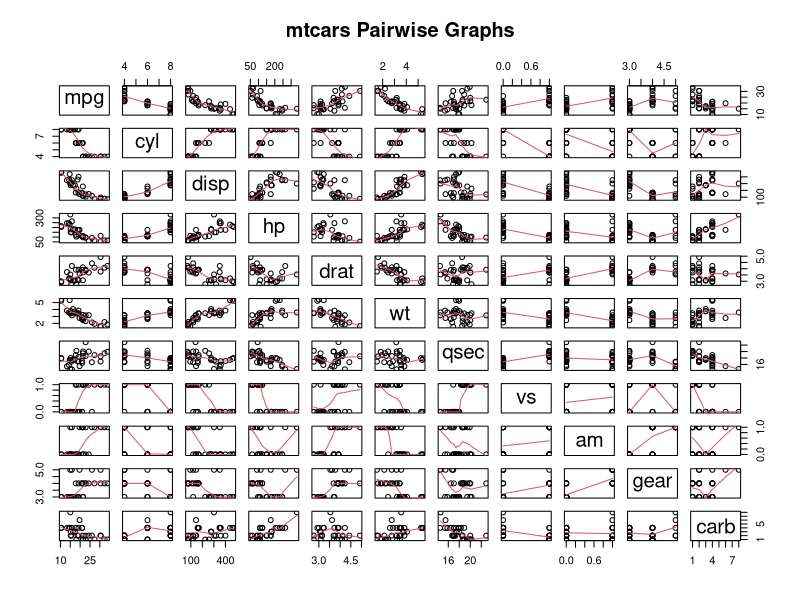
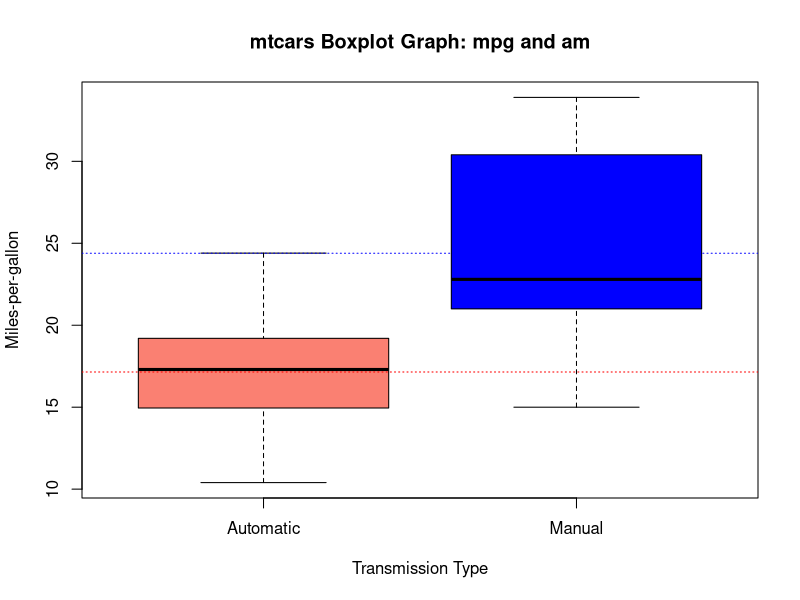
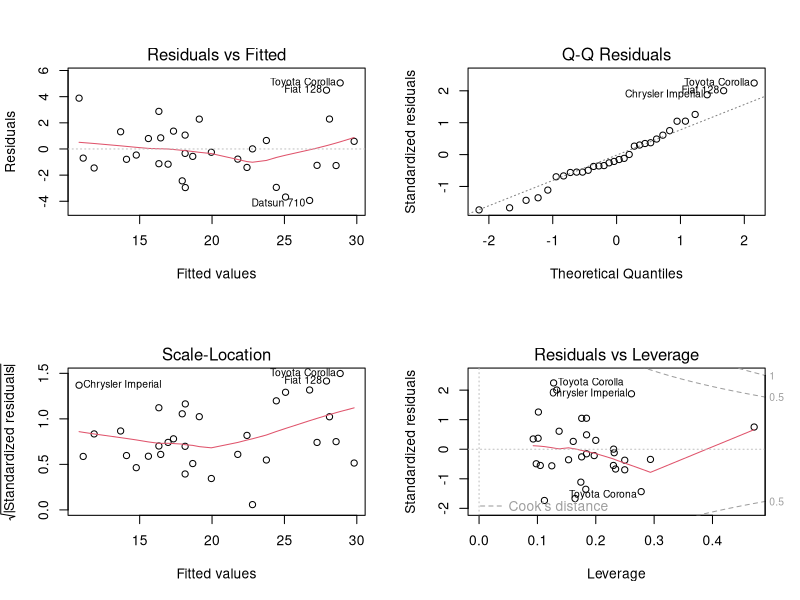

These charts were generated, in order, by the following R code:
## ---- chunk 1
##Set environment
library(knitr)
library(datasets)
library(ggplot2)
library(plyr)
opts_chunk$set(echo=TRUE)
## ---- chunk 2
##Load data and preprocess
data(mtcars)
head(mtcars)
## ---- chunk 3
##Summarize dataset
str(mtcars)
summary(mtcars)
## ---- chunk 4
##Exploratory data analysis
##pairwise graphs
pair <- pairs(mtcars, panel=panel.smooth, main="mtcars Pairwise Graphs")

##boxplot of miles-per-gallon with transmission type
bp <- boxplot(mpg~am, data=mtcars, 
              xlab="Transmission Type", ylab="Miles-per-gallon",
              main="mtcars Boxplot Graph: mpg and am",
              col=c("salmon","blue"), names=c("Automatic","Manual"))

##Mean of miles-per-gallon with transmission type
autoMean <- mean(mtcars[which(mtcars$am==0),"mpg"])
manualMean <- mean(mtcars[which(mtcars$am==1),"mpg"])
abline(h=autoMean, col="red", lty=3)
abline(h=manualMean, col="blue", lty=3)

##Difference between transmission type
diff <- manualMean - autoMean

##Correlation table of all variables
cor(mtcars)
## ---- chunk 5
##First we should factorize some categorical variables
mtcars$cyl <- factor(mtcars$cyl)
mtcars$vs <- factor(mtcars$vs)
mtcars$am <- factor(mtcars$am, labels = c("automatic", "manual"))
mtcars$gear <- factor(mtcars$gear)
mtcars$carb <- factor(mtcars$carb)

##Then we include full set of variables to do OLS regression
full <- lm(mpg ~ ., data=mtcars)

##Next we stepwise OLS regression, fit multiple models and do model selection
base <- lm(mpg ~ am, data=mtcars); summary(base)
step <- step(lm(mpg ~ ., data=mtcars), trace=0); summary(step)
compare <- anova(base, step)
## ---- chunk 6
##Diagnotics of residual plots
par(mfrow=c(2,2))
plot(step)
## ---- chunk 7
##Two sample T-test between two transmission types
ttest <- t.test(mpg~am, data=mtcars); ttest
